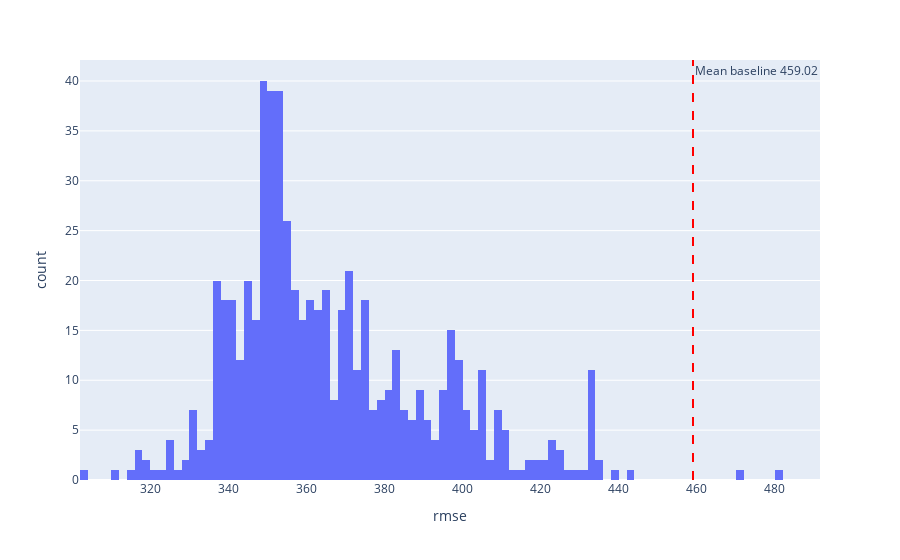

Notebook source saved alongside this figure:
### Code cell
def threshold_histogram(df: pd.DataFrame, metric: str, min_val: float = None, max_val: float = None, mean_line: float = None):
    if min_val is not None:
        df = df[df[metric] >= min_val]
    if max_val is not None:
        df = df[df[metric] <= max_val]
    fig = px.histogram(df, x=metric, nbins=100)
    if mean_line is not None:
        fig.add_vline(x=mean_line, line_dash="dash", line_color="red", annotation_text=f"Mean baseline {mean_line:.2f}")
    return fig

fig = threshold_histogram(filtered_results, metric, min_metric, max_metric, perf_of_mean)
fig.show()

### Figure 1 — Plotly figure (JSON) as saved in the notebook; plotly's stock layout.template omitted (floating-point values rounded to 4 significant figures; data arrays with more than 128 entries replaced by an {"elided": "..."} marker saying what was removed)
{"data": [{"alignmentgroup": "True", "bingroup": "x", "hovertemplate": "rmse=%{x}<br>count=%{y}<extra></extra>", "legendgroup": "", "marker": {"color": "#636efa", "pattern": {"shape": ""}}, "name": "", "nbinsx": 100, "offsetgroup": "", "orientation": "v", "showlegend": false, "type": "histogram", "x": {"elided": "620 float values"}, "xaxis": "x", "yaxis": "y"}], "layout": {"annotations": [{"showarrow": false, "text": "Mean baseline 459.02", "x": 459.0, "xanchor": "left", "xref": "x", "y": 1, "yanchor": "top", "yref": "y domain"}], "barmode": "relative", "legend": {"tracegroupgap": 0}, "margin": {"t": 60}, "shapes": [{"line": {"color": "red", "dash": "dash"}, "type": "line", "x0": 459.0, "x1": 459.0, "xref": "x", "y0": 0, "y1": 1, "yref": "y domain"}], "xaxis": {"anchor": "y", "domain": [0, 1], "title": {"text": "rmse"}}, "yaxis": {"anchor": "x", "domain": [0, 1], "title": {"text": "count"}}}}
